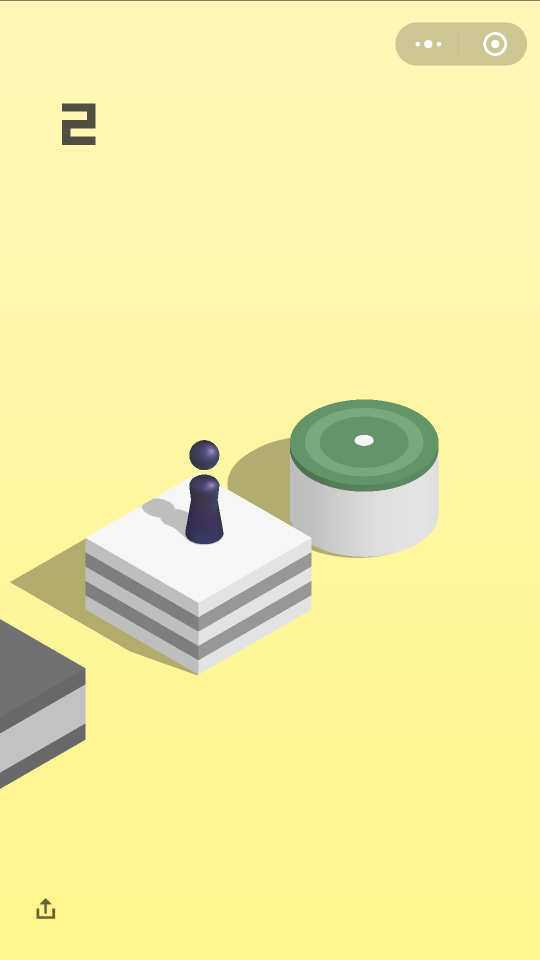
#> input picture screenshot.png, 1080 x 1920 px (shown at 1/2 size)
$ python auto_play.py
#> lines starting #> are read from the running program, lines starting #| are printed output that depends on the picture; after the words box and inside, x2 and y2 are one past the last pixel; in counts of white or black regions, pixels touching at a corner belong together
import cv2
import os
import numpy as np
import time
import math
import random


def get_screenshot():
    os.system('adb exec-out screencap -p > screenshot.png')
    return cv2.imread('screenshot.png')
#> returned value is the input picture: shape (1920, 1080, 3); mean B, G, R 162.1, 236, 242.8


def move_player(curr_x, curr_y, next_x, next_y):
    dist = 3 ** 0.5 * abs(next_y - curr_y) + abs(next_x - curr_x)
    dist = int(dist ** 0.9 * 1.05)
    os.system('adb shell input touchscreen swipe 200 200 200 200 ' + str(dist))


def find_player(img):
    circles = cv2.HoughCircles(img, cv2.HOUGH_GRADIENT, 1, 100,
                               param1=50, param2=30, minRadius=40, maxRadius=60)
    return circles[0][0]


def length(line):
    return ((line[0] - line[2]) ** 2 + (line[1] - line[3]) ** 2) ** 0.5


def angle(line):
    return math.atan2(abs(line[1] - line[3]), abs(line[0] - line[2]))


def similar(s1, s2, s3):
    if abs(s1[0] - s2[0]) < 30 and abs(s2[0] - s3[0]) < 30 and abs(s1[0] - s3[0]) < 30:
        if abs(s1[1] - s2[1]) < 30 and abs(s2[1] - s3[1]) < 30 and abs(s1[1] - s3[1]) < 30:
            return True
    return False


def canny_rectangle_detector(img):
    edges = cv2.Canny(img, 20, 80)
    edges = cv2.dilate(edges, None)

    lines = cv2.HoughLinesP(edges, 1, np.pi / 180, 200, minLineLength=200, maxLineGap=20)
    possible_lines = list()

    if lines is None:
        return []

    for line in lines:
        if length(line[0]) > 500 or (angle(line[0]) - np.pi / 4) > 0.1:
            continue
        possible_lines.append(line[0])
        cv2.line(edges, (line[0][0], line[0][1]), (line[0][2], line[0][3]), 128, 3)

    if len(possible_lines) == 0:
        return []

    possible_lines.sort(key=lambda x: x[1])

    return [[possible_lines[0][0], possible_lines[0][3]]]


def find_square(img):
    img = cv2.resize(img, None, fx=1, fy=3 ** 0.5)

    squares = list()

    squares.extend(canny_rectangle_detector(img[:, :, 0]))
    squares.extend(canny_rectangle_detector(img[:, :, 1]))
    squares.extend(canny_rectangle_detector(img[:, :, 2]))
    squares.extend(canny_rectangle_detector(cv2.cvtColor(img, cv2.COLOR_BGR2GRAY)))

    squares.sort(key=lambda x: x[1])

    if len(squares) == 3:
        if similar(squares[0], squares[1], squares[2]) or similar(squares[0], squares[1], squares[3]) or similar(squares[0], squares[2], squares[3]):
            return [squares[0][0], squares[0][1] / 3 ** 0.5]
        elif similar(squares[1], squares[2], squares[3]):
            return [squares[1][0], squares[1][1] / 3 ** 0.5]
    elif len(squares) != 0:
        return [squares[0][0], squares[0][1] / 3 ** 0.5]

    return None


def hough_circle_detector(img):
    circles = cv2.HoughCircles(img, cv2.HOUGH_GRADIENT, 1, 100,
                               param1=30, param2=30, minRadius=60, maxRadius=0)

    return [] if circles is None else [circles[0][0]]


def find_circle(img):
    img = cv2.resize(img, None, fx=1, fy=3 ** 0.5)
    img = cv2.GaussianBlur(img, (11, 11), 0)

    circles = list()

    circles.extend(hough_circle_detector(img[:, :, 0]))
    circles.extend(hough_circle_detector(img[:, :, 1]))
    circles.extend(hough_circle_detector(img[:, :, 2]))
    circles.extend(hough_circle_detector(cv2.cvtColor(img, cv2.COLOR_BGR2GRAY)))

    if len(circles) == 4:
        if similar(circles[0], circles[1], circles[2]) or similar(circles[0], circles[1], circles[3]) or similar(circles[0], circles[2], circles[3]):
            return [circles[0][0], circles[0][1] / 3 ** 0.5]
        elif similar(circles[1], circles[2], circles[3]):
            return [circles[1][0], circles[1][1] / 3 ** 0.5]
    elif len(circles) != 0:
        return [circles[0][0], circles[0][1] / 3 ** 0.5]

    return None


def main():
    while True:
        time.sleep(1.5 + 1.5 * random.random())

        img = get_screenshot()
        img = cv2.resize(img, None, fx=1.5, fy=1.5)
        gray = cv2.cvtColor(img, cv2.COLOR_BGR2GRAY)
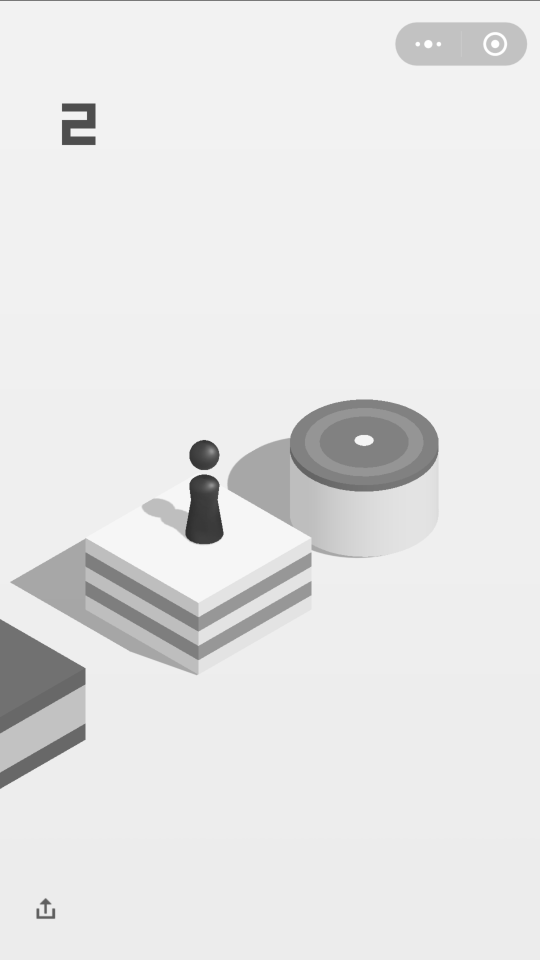
#> gray: shape (2880, 1620) (shown at 1/3 size); min 0, max 255, mean 229.6
        blur = cv2.GaussianBlur(gray, (11, 11), 0)

        coords = find_player(blur[400:2000, :])  # use grayscale image here
#> in find_player, `circles = cv2.HoughCircles(img, cv2.HOUGH_GRADIENT, 1, 100, param1=50,..`: circles = [[612.5, 962.5, 43]]
#> coords = [612.5, 962.5, 43]
        coords = coords.astype('int')
#> coords = [612, 962, 43]

        coords[1] += 660
        curr_x, curr_y = coords[0], coords[1]
#> curr_x = 612; curr_y = 1622

        next_x = next_y = -1

        square = find_square(img[1000:coords[1] - 100, :])  # use bgr image here
#> in canny_rectangle_detector, `edges = cv2.Canny(img, 20, 80)`: edges: shape (904, 1620); 0.51% white in thin lines or dots, all inside (x1, y1, x2, y2) = (415, 343, 1316, 904)
#> in canny_rectangle_detector, `edges = cv2.dilate(edges, None)`:
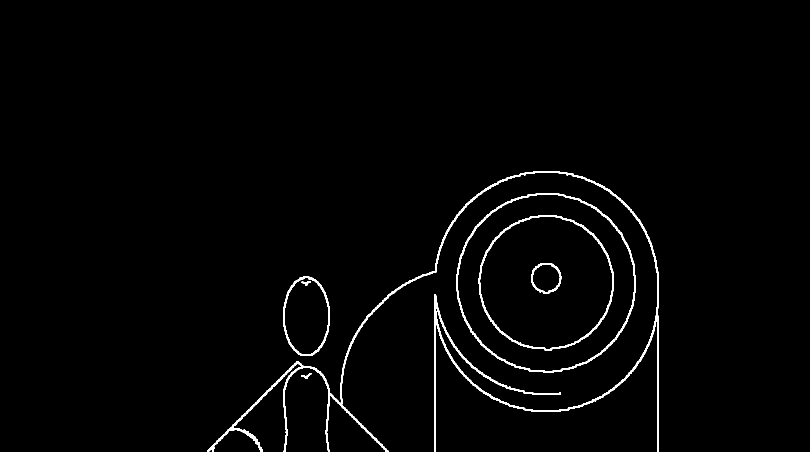
#> edges: shape (904, 1620) (shown at 1/2 size); 1.6% white; 7 white regions, largest, box (x1, y1, x2, y2) and area: (414, 342, 1317, 904) 13394, (913, 386, 1272, 745) 4201, (957, 431, 1227, 701) 3153
#> in canny_rectangle_detector, `lines = cv2.HoughLinesP(edges, 1, np.pi / 180, 200, minLineLength=200,..`: lines = [[1314, 903, 1314, 534], [1315, 903, 1315, 539], [870, 903, 870, 589], [1316, 903, 1316, 543], [869, 903, 869, 589], [868, 903, 868, 589]]
#> the loop in canny_rectangle_detector, `for line in lines:` made 6 passes
#> after the loop in canny_rectangle_detector, `for line in lines:`: possible_lines = []
#> in canny_rectangle_detector (call 2), `edges = cv2.Canny(img, 20, 80)`: edges: shape (904, 1620); 0.48% white in thin lines or dots, all inside (x1, y1, x2, y2) = (424, 343, 1316, 904)
#> in canny_rectangle_detector (call 2), `edges = cv2.dilate(edges, None)`:
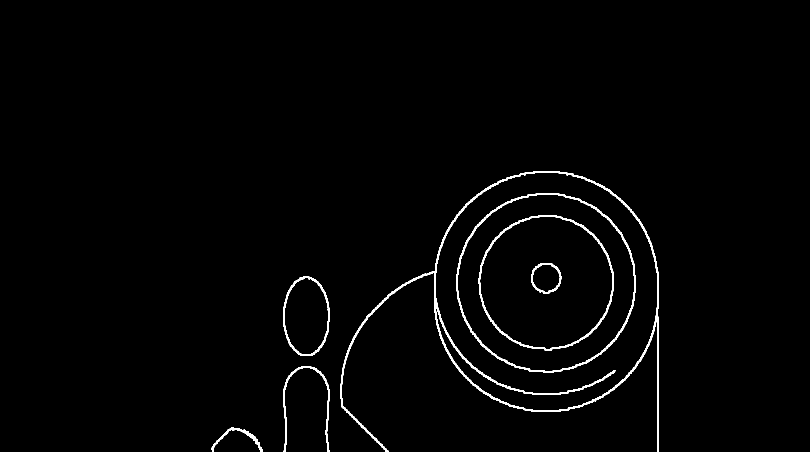
#> edges: shape (904, 1620) (shown at 1/2 size); 1.5% white; 7 white regions, largest, box (x1, y1, x2, y2) and area: (681, 342, 1317, 904) 10058, (913, 386, 1272, 746) 4223, (957, 430, 1227, 701) 3173
#> in canny_rectangle_detector (call 2), `lines = cv2.HoughLinesP(edges, 1, np.pi / 180, 200, minLineLength=200,..`: lines = [[1314, 903, 1314, 534], [1315, 903, 1315, 539], [1316, 903, 1316, 543]]
#> the loop in canny_rectangle_detector (call 2), `for line in lines:` made 3 passes
#> in canny_rectangle_detector (call 3), `edges = cv2.dilate(edges, None)`: edges: shape (904, 1620); 1.5% white; 7 white regions, largest, box (x1, y1, x2, y2) and area: (681, 342, 1317, 904) 9642, (914, 386, 1272, 745) 4219, (957, 431, 1227, 701) 3175
#> in canny_rectangle_detector (call 4), `edges = cv2.dilate(edges, None)`: edges: shape (904, 1620); 1.5% white; 7 white regions, largest, box (x1, y1, x2, y2) and area: (681, 342, 1317, 904) 9757, (914, 386, 1272, 746) 4219, (957, 431, 1227, 701) 3169
        if square is not None:
            next_x = int(square[0])
            next_y = int(square[1] + 1000)
            print('square detected at (%d, %d)\n' % (next_x, next_y))
            move_player(curr_x, curr_y, next_x, next_y)
            continue

        circle = find_circle(img[1000:coords[1] - 50, :])
#> in find_circle, `img = cv2.resize(img, None, fx=1, fy=3 ** 0.5)`:
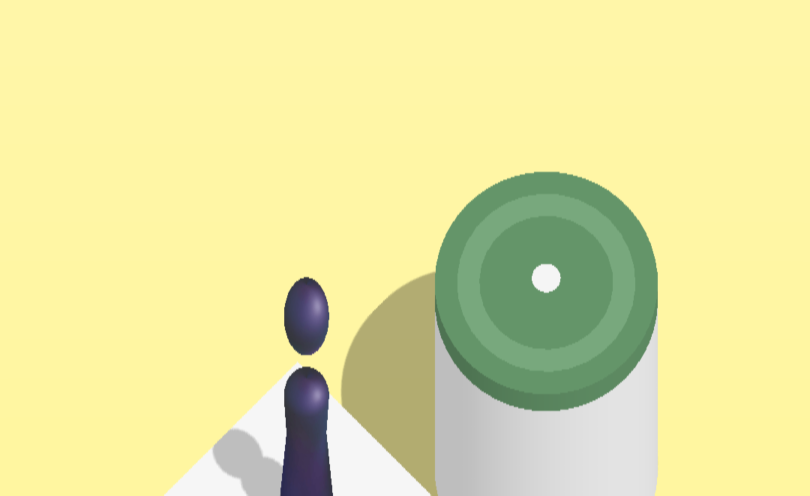
#> img: shape (991, 1620, 3) (shown at 1/2 size); mean of channels 0, 1, 2 160.6, 227.3, 229.3; drawn as B, G, R
#> in hough_circle_detector, `circles = cv2.HoughCircles(img, cv2.HOUGH_GRADIENT, 1, 100, param1=30,..`: circles = [[1092.5, 564.5, 133.7], [942.5, 796.5, 263.8], [1027.5, 649.5, 141.5], [1154.5, 651.5, 141.9]]
#> in hough_circle_detector, `circles = cv2.HoughCircles(img, cv2.HOUGH_GRADIENT, 1, 100, param1=30,..`:
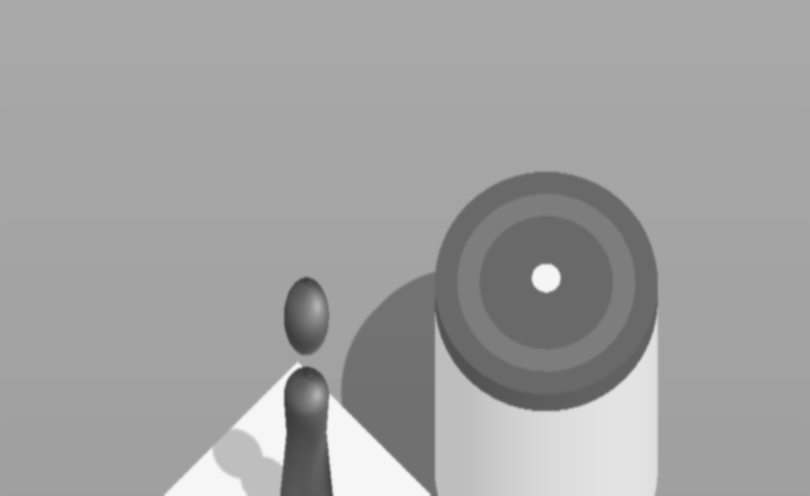
#> img: shape (991, 1620) (shown at 1/2 size); min 59, max 246, mean 160.6
#> in hough_circle_detector (call 2), `circles = cv2.HoughCircles(img, cv2.HOUGH_GRADIENT, 1, 100, param1=30,..`: circles = [[1092.5, 598.5, 223], [907.5, 779.5, 225.2], [1129.5, 505.5, 152], [1005.5, 666.5, 113.6], [1029.5, 513.5, 97.1]]
#> in hough_circle_detector (call 2), `circles = cv2.HoughCircles(img, cv2.HOUGH_GRADIENT, 1, 100, param1=30,..`:
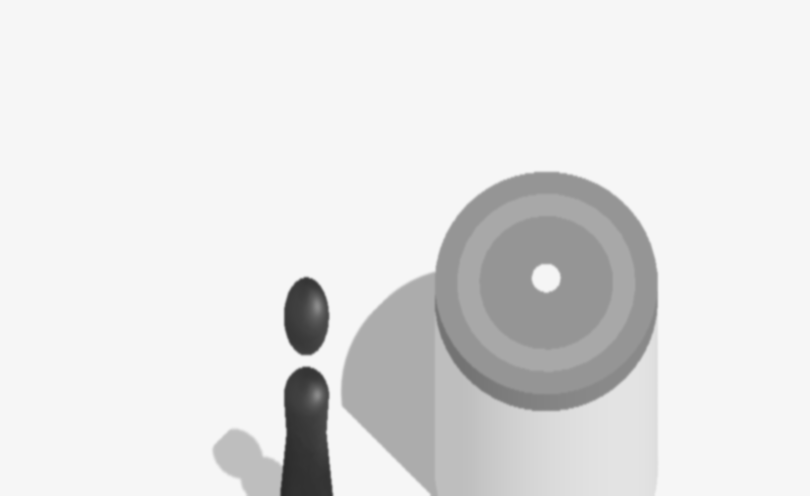
#> img: shape (991, 1620) (shown at 1/2 size); min 42, max 246, mean 227.3
#> in hough_circle_detector (call 3), `circles = cv2.HoughCircles(img, cv2.HOUGH_GRADIENT, 1, 100, param1=30,..`: circles = [[1092.5, 598.5, 223.3], [915.5, 782.5, 233.8], [1135.5, 506.5, 149.8]]
#> in hough_circle_detector (call 3), `circles = cv2.HoughCircles(img, cv2.HOUGH_GRADIENT, 1, 100, param1=30,..`:
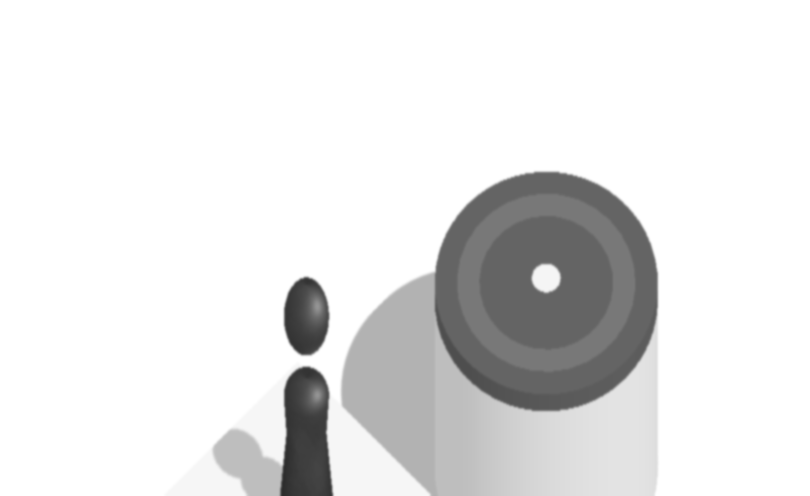
#> img: shape (991, 1620) (shown at 1/2 size); min 44, max 255, mean 229.3
        if circle is not None:
            next_x = int(circle[0])
            next_y = int(circle[1] + 1000)
            print('circle detected at (%d, %d)\n' % (next_x, next_y))
            move_player(curr_x, curr_y, next_x, next_y)
            continue

        if next_x == -1 or next_y == -1:
            print('nothing detected\n')
            break


if __name__ == '__main__':
    main()
